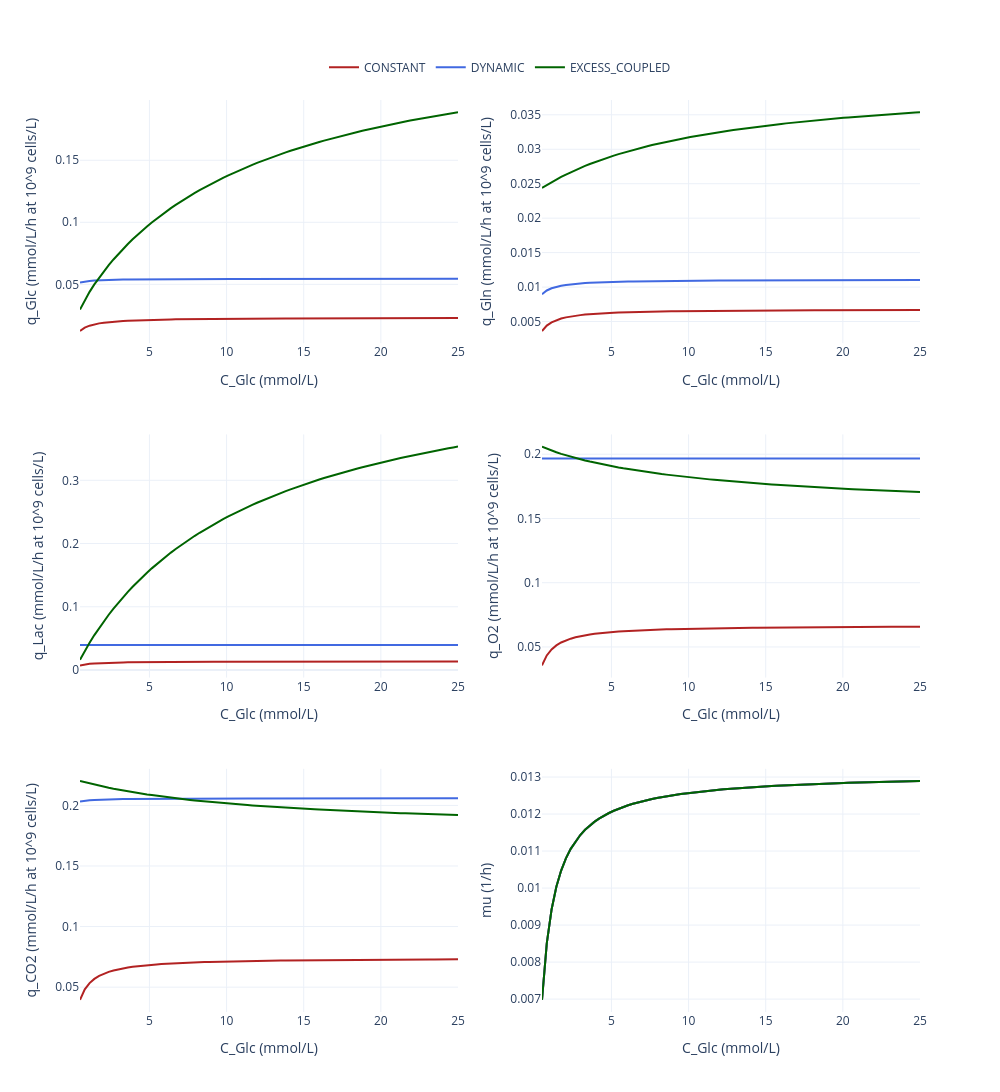

Source (notebook cell):
### Markdown cell above
## 9.q-rates + stoichiometric yields

> Goal: provide a presentable side-by-side comparison for all three modes under the same state trajectory.

For `CONSTANT` and `DYNAMIC`, rates are computed with `Kinetics.STOICHIOMETRIC`.
For `EXCESS_COUPLED`, rates are computed with `Kinetics.EXCESS` and the catabolic stoichiometry is updated from excess fluxes.

### Code cell
sto_const = StoichiometricModel(params_sto, mode=StoichiometryMode.CONSTANT)
sto_dyn = StoichiometricModel(params_sto, mode=StoichiometryMode.DYNAMIC)
sto_exc = StoichiometricModel(params_exc, mode=StoichiometryMode.EXCESS_COUPLED)

# Reuse notebook parameter sets loaded in Section 2
kin_const = create_kinetic_model(Kinetics.STOICHIOMETRIC, params_sto, stoichiometric_model=sto_const)
kin_dyn = create_kinetic_model(Kinetics.STOICHIOMETRIC, params_sto, stoichiometric_model=sto_dyn)
kin_exc_cmp = create_kinetic_model(Kinetics.EXCESS, params_exc, stoichiometric_model=sto_exc)



def eval_point(kin_model, sto_model, params_local, t, y, c_co2):
    kin_model.osm_current = float(params_local.initial_conditions.osm_bg_init)
    kin_model.calculate_rates(t=t, y=y, C_CO2=c_co2)
    q = {
        'mu': kin_model.mu_current,
        'q_Glc': kin_model.q_Glc_current,
        'q_Gln': kin_model.q_Gln_current,
        'q_Lac': kin_model.q_Lac_current,
        'q_Amm': kin_model.q_Amm_current,
        'q_O2': kin_model.q_O2_current,
        'q_CO2': kin_model.q_CO2_current,
        'q_AA': kin_model.q_AA_current,
    }

    mu_eff = max(q['mu'], 1e-12)
    if sto_model.mode == StoichiometryMode.EXCESS_COUPLED and hasattr(kin_model, 'calculate_cat_yields_from_excess'):
        cat_yields = kin_model.calculate_cat_yields_from_excess(mu_eff, y[1], y[2])
        yld = sto_model.calculate_yields(mu_eff, cat_yields=cat_yields)
    else:
        yld = sto_model.calculate_yields(mu_eff)
    return q, yld

# Representative fed-batch-like state
Xv = 5.0e8
C_Glc_vals = np.linspace(0.5, 25.0, 80)
C_Gln = 1.5
C_Lac = 5.0
C_Amm = 1.0
V = 2.0
C_O2 = 0.21
C_CT = 1.5
C_H = 1e-7
C_Na = 0.0
C_AA = 5.0
t_eval = 24.0
C_CO2 = 0.05

rates = {'CONSTANT': {'q_Glc': [], 'q_Gln': [], 'q_Lac': [], 'q_O2': [], 'q_CO2': [], 'mu': []},
         'DYNAMIC': {'q_Glc': [], 'q_Gln': [], 'q_Lac': [], 'q_O2': [], 'q_CO2': [], 'mu': []},
         'EXCESS_COUPLED': {'q_Glc': [], 'q_Gln': [], 'q_Lac': [], 'q_O2': [], 'q_CO2': [], 'mu': []}}

for cg in C_Glc_vals:
    y = [Xv, cg, C_Gln, C_Lac, C_Amm, V, C_O2, C_CT, C_H, C_Na, C_AA]
    q_c, _ = eval_point(kin_const, sto_const, params_sto, t_eval, y, C_CO2)
    q_d, _ = eval_point(kin_dyn, sto_dyn, params_sto, t_eval, y, C_CO2)
    q_e, _ = eval_point(kin_exc_cmp, sto_exc, params_exc, t_eval, y, C_CO2)
    for key in ['q_Glc', 'q_Gln', 'q_Lac', 'q_O2', 'q_CO2', 'mu']:
        rates['CONSTANT'][key].append(q_c[key])
        rates['DYNAMIC'][key].append(q_d[key])
        rates['EXCESS_COUPLED'][key].append(q_e[key])

# Single-point stoich yield comparison at reference condition
y_ref = [Xv, 5.0, C_Gln, C_Lac, C_Amm, V, C_O2, C_CT, C_H, C_Na, C_AA]
q_c_ref, y_c = eval_point(kin_const, sto_const, params_sto, t_eval, y_ref, C_CO2)
q_d_ref, y_d = eval_point(kin_dyn, sto_dyn, params_sto, t_eval, y_ref, C_CO2)
q_e_ref, y_e = eval_point(kin_exc_cmp, sto_exc, params_exc, t_eval, y_ref, C_CO2)

yield_labels = [
    'Y_Glc/X', 'Y_Lac/Glc', 'Y_Gln/Glc', 'Y_O2/Glc', 'Y_CO2/Glc',
    'Y_AA/Glc', 'Y_Amm/Gln', 'Y_H2O/X',
]
df_yields = pd.DataFrame(
    [y_c, y_d, y_e],
    index=['CONSTANT', 'DYNAMIC', 'EXCESS_COUPLED'],
    columns=yield_labels,
)
display(df_yields.style.format('{:.4f}').background_gradient(cmap='YlGnBu', axis=0))

# Convert specific q-rates from mmol/cell/h to mmol per 10^9 cells/L/h
Q_SCALE = 1e9
q_metrics = ['q_Glc', 'q_Gln', 'q_Lac', 'q_O2', 'q_CO2']
plot_metrics = q_metrics + ['mu']
y_axis_labels = {
    'q_Glc': 'q_Glc (mmol/L/h at 10^9 cells/L)',
    'q_Gln': 'q_Gln (mmol/L/h at 10^9 cells/L)',
    'q_Lac': 'q_Lac (mmol/L/h at 10^9 cells/L)',
    'q_O2': 'q_O2 (mmol/L/h at 10^9 cells/L)',
    'q_CO2': 'q_CO2 (mmol/L/h at 10^9 cells/L)',
    'mu': 'mu (1/h)',
}

fig = make_subplots(rows=3, cols=2)
colors = {'CONSTANT': 'firebrick', 'DYNAMIC': 'royalblue', 'EXCESS_COUPLED': 'darkgreen'}

for i, metric in enumerate(plot_metrics):
    r = (i // 2) + 1
    c = (i % 2) + 1
    for model_name in ['CONSTANT', 'DYNAMIC', 'EXCESS_COUPLED']:
        y_vals = np.array(rates[model_name][metric])
        if metric in q_metrics:
            y_vals = y_vals * Q_SCALE

        fig.add_trace(
            go.Scatter(
                x=C_Glc_vals,
                y=y_vals,
                mode='lines',
                name=model_name if i == 0 else None,
                showlegend=(i == 0),
                line=dict(color=colors[model_name], width=2),
            ),
            row=r, col=c,
        )

    fig.update_yaxes(title_text=y_axis_labels[metric], row=r, col=c)

fig.update_xaxes(title_text='C_Glc (mmol/L)')
fig.update_layout(
    height=1200,
    width=1000,
    template='plotly_white',
    legend=dict(
        orientation='h',
        yanchor='bottom',
        y=1.02,
        xanchor='center',
        x=0.5,
    ),
)
fig.show()
